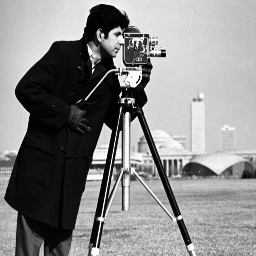
#> input picture data/cameraman.tif, 256 x 256 px, found by its file name
$ jupyter execute --allow-errors IA898A_Ex03_FernandaFerreira.ipynb   (shell and % lines are left out)
#> lines starting #> are read from the running program, lines starting #| are printed output that depends on the picture
# Resolução Ex03 - Histograma e Transformações de intensidade


## Parte 1 - Histograma

[cell 1]
from matplotlib import pyplot as plt
import numpy as np
from scipy import stats
import matplotlib.image as mpimg
from PIL import Image

[cell 2]
def h2stats(h):

    hn = 1.0*h/h.sum() # compute the normalized image histogram
    v = np.zeros(6) # number of statistics

    # compute statistics
    n = len(h) # number of gray values
    v[0]  = np.sum((np.arange(n)*hn)) # mean
    v[1]  = np.sum(np.power((np.arange(n)-v[0]),2)*hn) # variance
    v[2]  = np.sum(np.power((np.arange(n)-v[0]),3)*hn)/(np.power(v[1],1.5))# skewness
    v[3]  = np.sum(np.power((np.arange(n)-v[0]),4)*hn)/(np.power(v[1],2))-3# kurtosis
    v[4]  = -(hn[hn>0]*np.log(hn[hn>0])).sum() # entropy
    v[5]  = np.argmax(h) # mode
    return v

Vamos agora fazer um teste, calculando o histograma usando a função np.histogram e depois calculando as estatísticas da imagem:

[cell 3]
f = np.array([1,1,1,0,1,2,2,2,1])
h, bins = np.histogram(f)
print('histogram statistics using h2stats =', h2stats(h))
print('fmax e fmin:', f.min(), f.max())
print ('h:', h)
print ('numero de bins:', bins)
plt.stem(h)
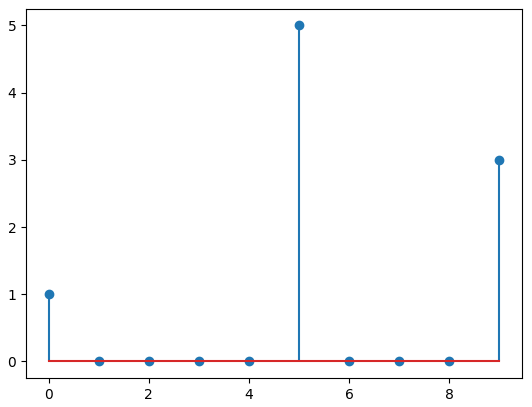
#> figure drawn by matplotlib, 1 panel; curve peaks at x = 5, y = 5

Podemos observar o valor 'default' é igual a 10, portanto o numero de bins do histograma irá se ajustar para 10 valores em um intervalo de 0 a 2, o qual 2 é o maior valor de f. Podemos observar também, que os valores da escala de cinza são 3, portanto é preciso alterar o número de bins para valores maiores que os valores de cinza.

[cell 4]
nbins = np.max(f)+1
h, bins = np.histogram(f, nbins)
print('histogram statistics using h2stats =', h2stats(h))

print ('h:', h)
print ('numero de bins:', bins)
plt.stem(h)
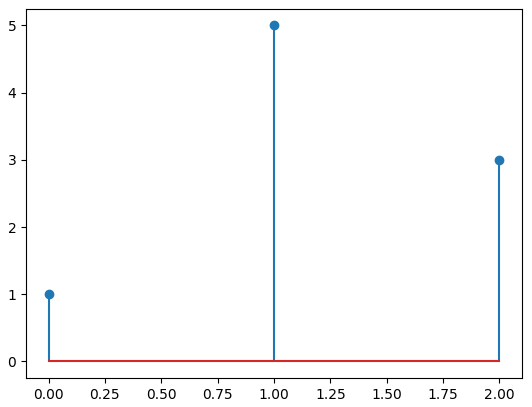
#> figure drawn by matplotlib, 1 panel

[cell 5]
def stats_v2(f):
    v2 = np.zeros(6)

    v2[0] = np.mean(f)
    v2[1] = np.var(f)
    v2[2] = stats.skew(f)
    v2[3] = stats.kurtosis(f)
    v2[4] = stats.entropy(f, base=10)
    v2[5] = stats.mode(f)[0]

    return v2

Portanto agora podemos confirmar os valores utilizando as funções do scipy para comparar as estatisticas obtidas da imagem e do histograma.

[cell 6]
print('histogram statistics =', h2stats(h))
print ('New image statistics =', stats_v2(f))

## Parte 2 - Transformação de Intensidade

Tranformações de intensidade são valores de pixels alterados por uma determinada função de mapeamento.

[cell 7]
x = np.arange(256)

#Tentei fazer minha própria normalização, não deu certo!
f = np.array([100., 500., 1000.])
g1 = (f - f.min())/(f.max()-f.min())
print (g1)

[cell 8]
def normalize(f, range=[0,255]):

    f = np.asarray(f)
    range = np.asarray(range)
    if f.dtype.char in ['D', 'F']:
        raise Exception('error: cannot normalize complex data')
    faux = np.ravel(f).astype(float)
    minimum = faux.min()
    maximum = faux.max()
    lower = range[0]
    upper = range[1]
    if upper == lower:
        g = np.ones(f.shape) * maximum
    if minimum == maximum:
        g = np.ones(f.shape) * (upper + lower) / 2.
    else:
        g = (faux-minimum)*(upper-lower) / (maximum-minimum) + lower
    g = g.reshape(f.shape)

    if f.dtype == np.uint8:
        if upper > 255:
            raise Exception('normalize: warning, upper valuer larger than 255. Cannot fit in uint8 image')
    if lower == 0 and upper == 255:
        g = g.astype(np.uint8)
    else:
        g = g.astype(f.dtype) # set data type of result the same as the input image
    return g

[cell 9]
T = normalize(np.log(x+1))
f = mpimg.imread('../data/cameraman.tif')
#> f is the input picture: shape (256, 256); min 0, max 251, mean 137.1
f1 = T[f]
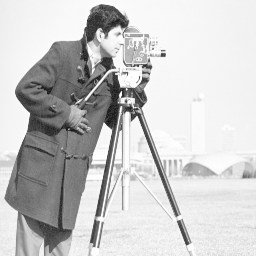
#> f1: shape (256, 256); min 0, max 254, mean 201.2

plt.plot(T)
plt.title(u'Função logaritimica', fontsize=16)
plt.show()
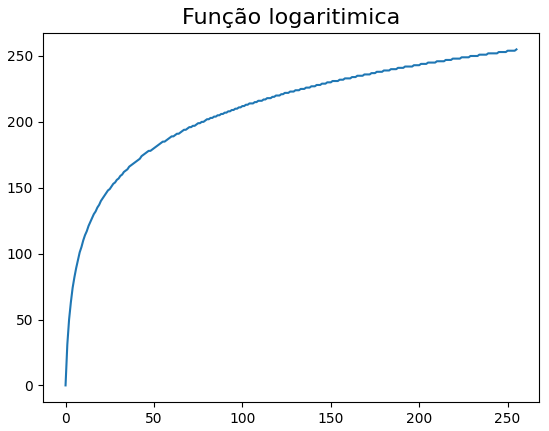
#> figure drawn by matplotlib, 1 panel; curve peaks at x = 255, y = 255

[cell 10]
g, (ax1, ax2) = plt.subplots(1, 2, sharey=True)
g.suptitle(u'Imagem original e imagem com tranformação logaritmica', fontsize=16)
ax1.imshow(f, cmap='gray')
ax2.imshow(f1, cmap='gray')
plt.show()

Podemos observar nas imagens acima como alteramos as cores escuras devido a função ser logaritma

#> (a cell that did not finish here is left out)

### Resolução do Exercício 3
Veja a imagem abaixo. Escolha um valor de limiar (threshold) para separar as bolachas do fundo da imagem. Dica: Visualize o histograma da imagem para escolher o valor. Crie primeiro uma função de transformação T e depois aplique esta transformação para obter o objeto de interesse (cookies) pintados de branco e o fundo em preto.

[cell 12]
def histogram(f):

    return np.bincount(f.ravel())

#> (a cell that did not finish here is left out)

Observando o o histograma acima, pode se observar maior quantidade de pixels em torno de 40 e 150.
Portanto foi utilizado um threshold de 70, sendo 0 os pixels menores que threshold e 1 os pixels maiores que o threshold.

#> (a cell that did not finish here is left out)

Podemos observar o histograma da imagem transformada apenas com os valores de pixels em 0 e 255.

Observação: Eu tentei evitar as funções internas fornecidas pelo pacote ia898. Por exemplo, o nbshow.

### Resolução do Exercício 4
Você é capaz de transformar a imagem para identificar o número da placa do carro apresentado na imagem abaixo?

#> (a cell that did not finish here is left out)

O problema da imagem do fusca são os tons escuros na imgem, portanto o objetivo foi deixar a imagem mais clara. Para isso, utilizamos a função logaritmica. Como podemos observar, a imagem transformada 1 alcançou o objetivo de identificar a imagem, portanto a imagem ficou distorcida (não sei o porquê). Entretanto, quando eu utilizo uma função 'arange(len(f+1))', que representa a função identidade, junto com a função logaritmica eu obtenho a imagem transformada 2, que também alcançou o objetivo e ficou perfeitamente clara.

[cell 16]
y = np.arange(len(f)+1)
#> y = 257 values from 0 to 256

T2 = normalize(np.log(y+1))
#> T2 = 257 values from 0 to 255
T2 = T2.astype('uint8')

plt.plot(T2)
plt.title(u'Função de transformação da imagem 2', fontsize=16)
plt.show()
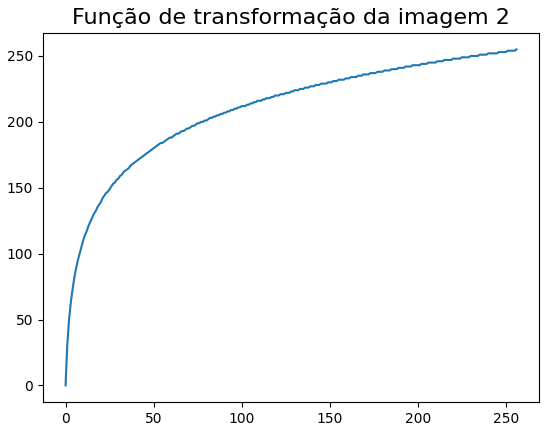
#> figure drawn by matplotlib, 1 panel; curve peaks at x = 256, y = 255

###  Resolução do Exercício 5

[cell 17]
from PIL import Image
#> (the rest of this cell did not finish here and is left out)

[cell 18]
def equation(alpha,beta,x1,x2):
#> called with alpha = 0.785, beta = 0.314, x1 = 100, x2 = 200
    y1=x1*np.tan(alpha)
#> y1 = 100
    y2=np.tan(beta)*(x2-x1)+y1
#> y2 = 132.5
    y3=255
    x3=255
    tgc=(y3-y2)/(x3-x2)
#> tgc = 2.23

    T=np.zeros(256)
    T[0:x1]=y1+(y1/x1)*(np.arange(x1)-x1)
    T[x1:x2]=y2+(y2-y1)/(x2-x1)*(np.arange(x1,x2)-x2)
    T[x2:x3+1]=y3+tgc*(np.arange(x2,x3+1)-x3)


    return T

eq1 = equation((np.pi/4),(np.pi/10),100,200)
eq2 = equation((np.pi/6), (np.pi/18), 80, 160)
eq3 = equation((np.pi/3), (np.pi/6), 50, 150)

plt.plot(eq1, label = 'eq1')
plt.plot(eq2, label = 'eq2')
plt.plot(eq3, label = 'eq3')
plt.title(u'Funções de transformações de brilho e contraste')
plt.legend(loc = 'lower right')
plt.show()
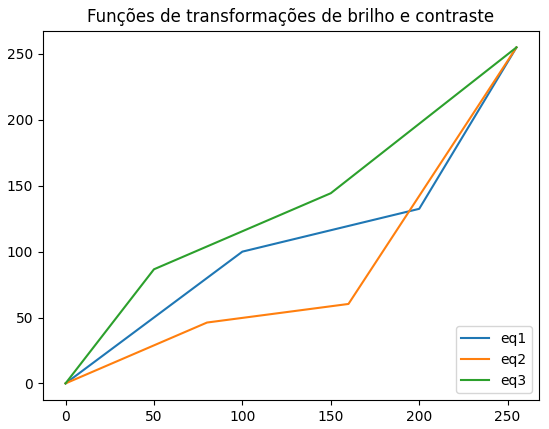
#> figure drawn by matplotlib, 1 panel; curve peaks at x = 255, y = 255; curve peaks at x = 255, y = 255; curve peaks at x = 255, y = 255

$ run again, with data/boat.tif copied over data/cameraman.tif
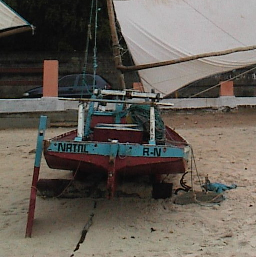
#> input picture data/boat.tif, 256 x 257 px, found by its file name
#> f is the input picture: shape (257, 256, 3); mean R, G, B 101.3, 94.9, 87.4
#> `f1 = T[f]`:
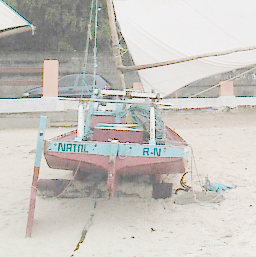
#> f1: shape (257, 256, 3); mean R, G, B 199.7, 196.6, 192.1
#> y = 258 values from 0 to 257
#> T2 = 258 values from 0 to 255
#> `plt.show()`:
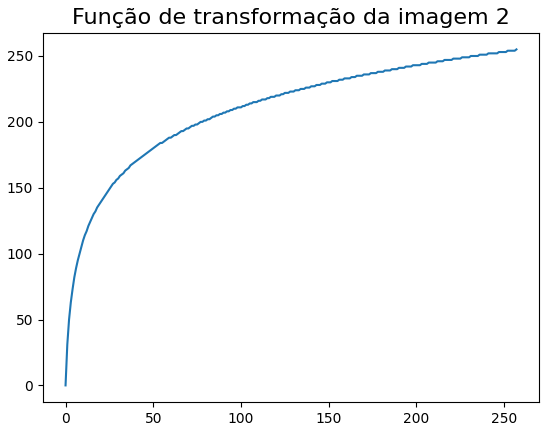
#> figure drawn by matplotlib, 1 panel; curve peaks at x = 257, y = 255
#> y1 = 100
#> y2 = 132.5
#> tgc = 2.23
